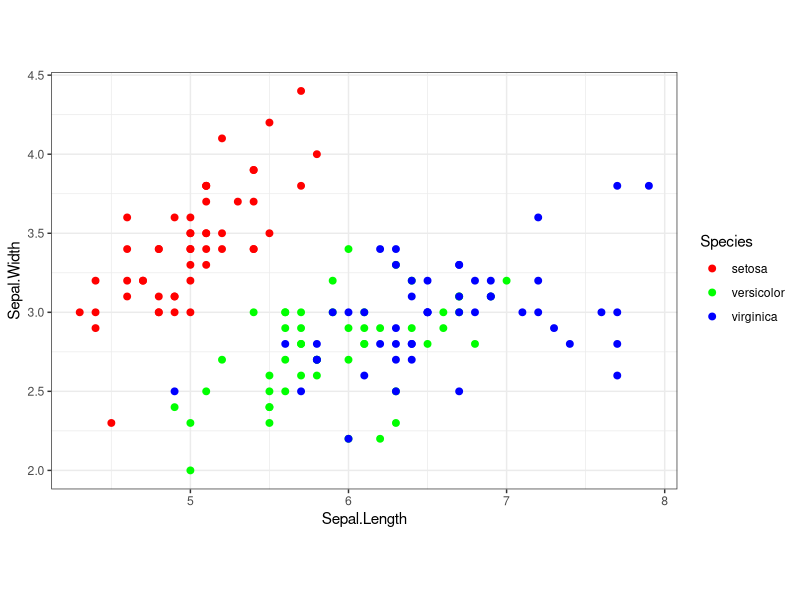

This chart was generated by the following R code:
library(ggplot2)
data(iris)
head(iris)
ggplot(iris, aes(x=Sepal.Length, y=Sepal.Width, col=Species)) +
  coord_fixed() +
  geom_point(size = 2) +
  theme_bw() + scale_color_manual(values = rainbow(length(unique(iris$Species))))
